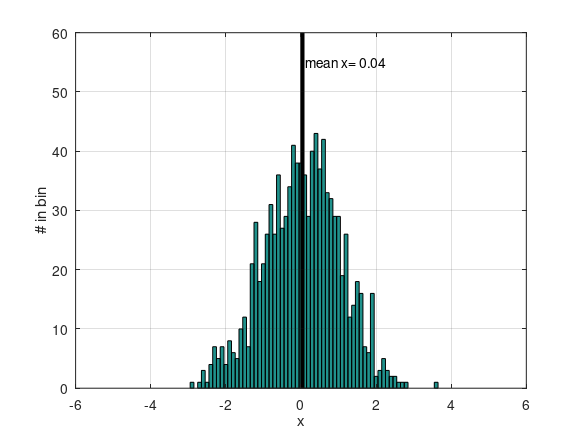

MATLAB code to generate this figure: (Note: this script raises an error after producing the figure.)
clear;
addpath('../m');
delta    = 0.1;     % Mean of second batch
Nsamples = 1000;    % Number of samples per batch
Nresamps = 100;     % Number of resampling operations
 
% Create two batches
x = randn(Nsamples,1);        % Array of normally distributed random numbers
                              % with mean of zero and std of 1.
y = randn(Nsamples,1)+delta;  % Same as x, but with population mean of x. 
z = [x;y];                    % Concatenate arrays
 
ym_observed = mean(y);    
xm_observed = mean(x);
dm_observed = ym_observed-xm_observed;  % Sample statistic
orient portrait
figure(1);clf;
 hist(x,[-5:0.1:5]);grid on;hold on;
 xlabel('x');
 ylabel('# in bin');
 plot([xm_observed,xm_observed],[0 60],'k-','LineWidth',3);
 text(xm_observed,55,sprintf(' mean x= %.2f',xm_observed));
 plotcmds('shufflebootx');
orient portrait
figure(2);clf;
 hist(y,[-5:0.1:5]);grid on;hold on;
 plot([ym_observed,ym_observed],[0 60],'k-','LineWidth',3);
 text(ym_observed,55,sprintf(' mean y= %.2f',ym_observed));
 xlabel('y');
 ylabel('# in bin');
 plotcmds('shufflebooty');

for j = 1:2
  if (j == 1)
    method = 'bootstrap';
  else
    method = 'shuffle';
  end
  for i = 1:Nresamps
    if strmatch(method,'bootstrap','exact')
      xb           = randsample(x,length(x),'true'); % Sample w/replacement
      yb           = randsample(y,length(y),'true'); % Sample w/replacement
      xm_resamp(i) = mean(xb); 
      ym_resamp(i) = mean(yb);
    end
    if strmatch(method,'shuffle','exact')
      z            = z(randperm(length(z))); % Shuffle elements of z
      xm_resamp(i) = mean(z(1:Nsamples)); 
      ym_resamp(i) = mean(z(Nsamples+1:2*Nsamples));
      zm(i)        = mean(z);
    end
  end
  dm_resamp = ym_resamp-xm_resamp;
  if strmatch(method,'shuffle','exact')
    fprintf('Mean of z = %f.  Mean of dm_resamp = %f.\n',...
	    mean(z),mean(dm_resamp));
  end
  N_larger = length(find(dm_resamp > dm_observed));
  f_larger = 100*N_larger/length(dm_resamp);
  
  figure(j+2);clf;hold on;grid on;
   plot(dm_observed,0,'.','MarkerSize',10);
   [nn,xx] = hist(dm_resamp,Nresamps/10);hold on;
   bar(xx,nn,0.99);
   text(dm_observed,28,...
	sprintf('d_{observed} = %.2f ',...
		dm_observed),'HorizontalAlignment','right');
   plot([dm_observed,dm_observed],[0 30],'k-','LineWidth',3);
   axis([-0.3 0.3 0 30])
   xlabel(sprintf('d_{%s}',method));
   ylabel('# in bin');
   tmp = sprintf(['%.0f%% of %s replicas had mean(x) -' ...
		  'mean(y) = d > d_{observed}'],f_larger,method);
   title(tmp);
  
  if strmatch(method,'shuffle','exact')
    plotcmds('shuffleboot_shuffle');
  else
    plotcmds('shuffleboot_bootstrap');  
  end
end